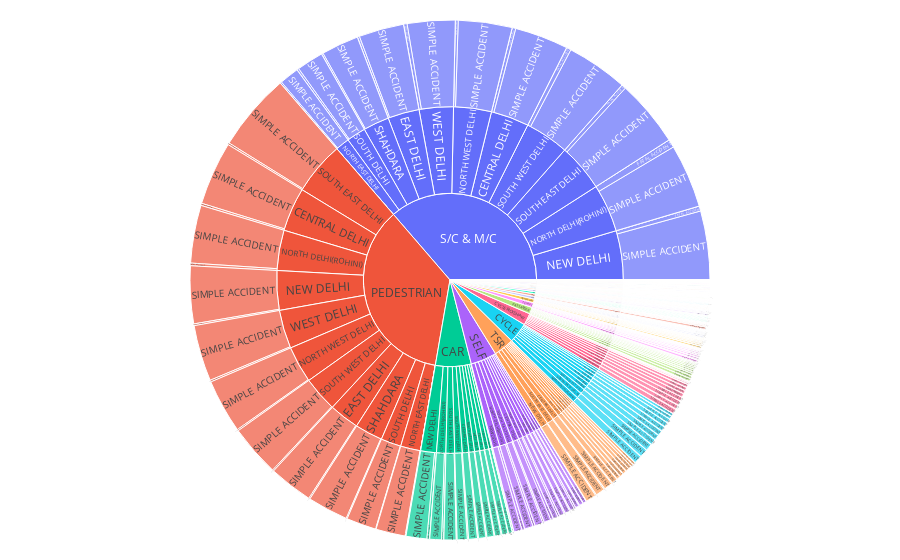

The code cell stored with this chart in its notebook:
### Code cell
fig=px.sunburst(df, path=['VICTIM',"DISTRICT", 'TYPE OF ACCIDENT' ], values="No of INJURED",
                color_discrete_map={'(?)':'black', 'Lunch':'gold', 'Dinner':'darkblue'})
fig.update_layout(
    margin = dict(t=20, l=20, r=20, b=20))
fig.show()

### Figure 1 — Plotly figure (JSON) as saved in the notebook; plotly's stock layout.template omitted (floating-point values rounded to 4 significant figures; data arrays with more than 128 entries replaced by an {"elided": "..."} marker saying what was removed)
{"data": [{"branchvalues": "total", "domain": {"x": [0, 1], "y": [0, 1]}, "hovertemplate": "labels=%{label}<br>No of INJURED=%{value}<br>parent=%{parent}<br>id=%{id}<extra></extra>", "ids": {"elided": "1110 str values"}, "labels": {"elided": "1110 str values"}, "name": "", "parents": {"elided": "1110 str values"}, "type": "sunburst", "values": {"elided": "1110 int values"}}], "layout": {"legend": {"tracegroupgap": 0}, "margin": {"b": 20, "l": 20, "r": 20, "t": 20}, "autosize": true}}
